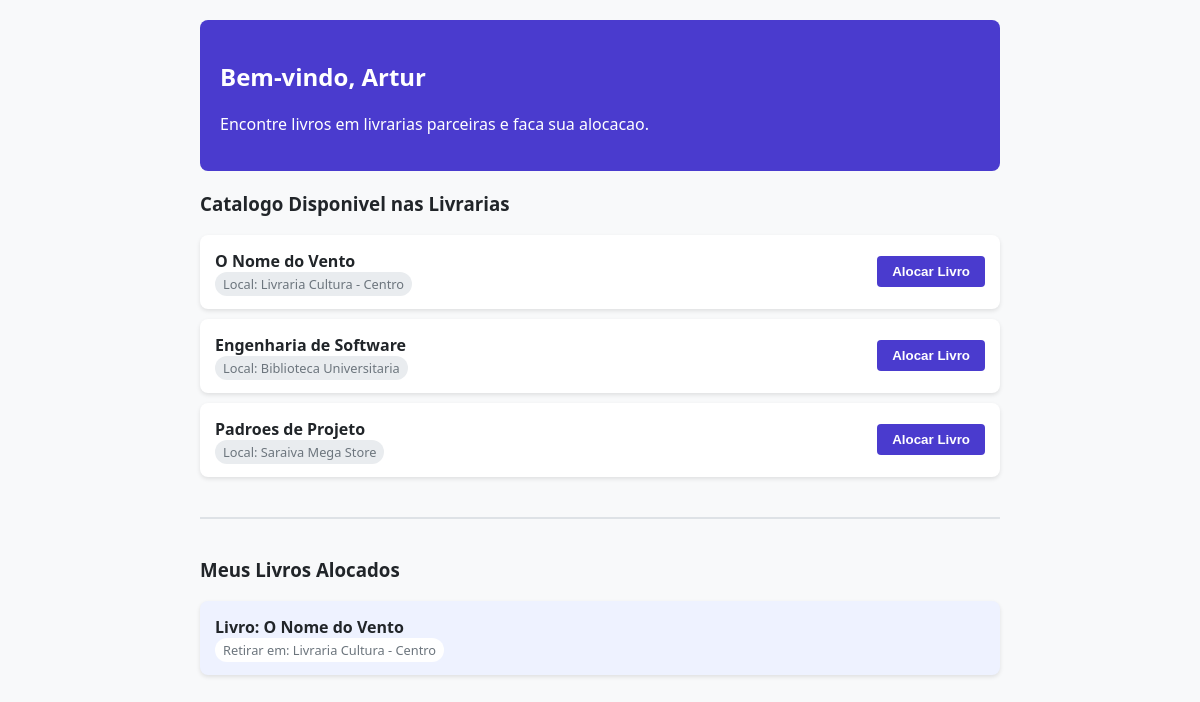
The page / on the database its author committed.
### tables this page shows
CREATE TABLE catalogo (
                                id INTEGER PRIMARY KEY AUTOINCREMENT, 
                                titulo TEXT, 
                                livraria TEXT);

### controller.py (the view)
@app.route("/", methods=["GET", "POST"])
def portal_cliente():
    usuario_logado = "Artur"
    if request.method == "POST":
        id_livro_escolhido = request.form.get("livro_id")
        if id_livro_escolhido:
            sistema.alocar_livro(id_livro_escolhido, usuario_logado)
    catalogo_disponivel = sistema.listar_catalogo()
    meus_livros = sistema.listar_alocacoes_usuario(usuario_logado)
    return render_template("index.html",
                           catalogo=catalogo_disponivel,
                           meus_livros=meus_livros,
                           usuario=usuario_logado)

### model.py (called while the page is built)
    def listar_catalogo(self):
        with sqlite3.connect(self.db_name) as conn:
            return conn.execute("SELECT id, titulo, livraria FROM catalogo").fetchall()

    def listar_alocacoes_usuario(self, usuario):
        with sqlite3.connect(self.db_name) as conn:
            query = '''SELECT c.titulo, c.livraria
                       FROM alocacoes a
                       JOIN catalogo c ON a.livro_id = c.id
                       WHERE a.usuario = ?'''
            return conn.execute(query, (usuario,)).fetchall()

### templates/index.html (shortened to what this page needs)
<!DOCTYPE html>
<html lang="pt-BR">
<head>
</head>
<body>
    <div class="container">
        <div class="header">
            <h2>Bem-vindo, {{ usuario }}</h2>
            <p>Encontre livros em livrarias parceiras e faca sua alocacao.</p>
        </div>
        <h3>Catalogo Disponivel nas Livrarias</h3>
        {% for id_livro, titulo, livraria in catalogo %}
        <div class="card">
            <div>
                <strong>{{ titulo }}</strong><br>
                <span class="tag-livraria">Local: {{ livraria }}</span>
            </div>
            <form method="POST" action="/" style="margin: 0;">
                <button type="submit" class="btn">Alocar Livro</button>
            </form>
        </div>
        {% endfor %}
        <div class="minhas-alocacoes">
            <h3>Meus Livros Alocados</h3>
            {% for titulo, livraria in meus_livros %}
            <div class="card" style="background: #eef2ff;">
                <div>
                    <strong>Livro: {{ titulo }}</strong><br>
                    <span class="tag-livraria" style="background: white;">Retirar em: {{ livraria }}</span>
                </div>
            </div>
            {% else %}
            <p style="color: #6c757d;">Voce ainda nao alocou nenhum livro.</p>
            {% endfor %}
        </div>
    </div>
</body>
</html>

### templates/index.html (style rules this page uses)
body { font-family: 'Segoe UI', Tahoma, sans-serif; background-color: #F8F9FA; color: #212529; margin: 0; padding: 20px; }
.container { max-width: 800px; margin: 0 auto; }
.header { background: #4A3BCE; color: white; padding: 20px; border-radius: 8px; margin-bottom: 20px; }
.card { background: white; padding: 15px; border-radius: 8px; box-shadow: 0 2px 4px rgba(0,0,0,0.1); margin-bottom: 10px; display: flex; justify-content: space-between; align-items: center; }
.btn { background: #4A3BCE; color: white; border: none; padding: 8px 15px; border-radius: 4px; cursor: pointer; font-weight: bold; }
.minhas-alocacoes { margin-top: 40px; border-top: 2px solid #dee2e6; padding-top: 20px; }
.tag-livraria { font-size: 0.8rem; color: #6c757d; background: #e9ecef; padding: 3px 8px; border-radius: 12px; }

### rows shown on the page
catalogo: titulo "O Nome do Vento", livraria "Livraria Cultura - Centro"
catalogo: titulo "Engenharia de Software", livraria "Biblioteca Universitaria"
catalogo: titulo "Padroes de Projeto", livraria "Saraiva Mega Store"

### other values the page prints
{{ usuario }} "Artur"
